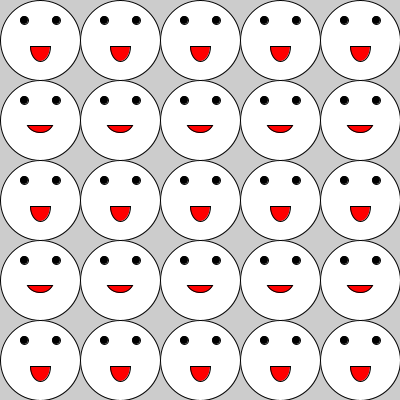
Frame 1 (no input)
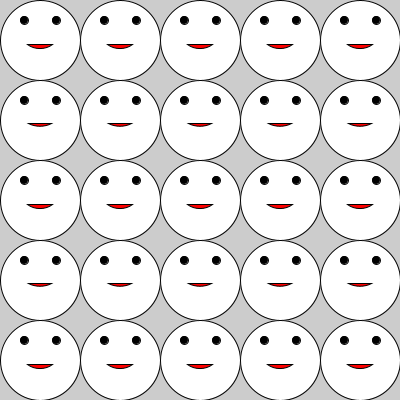
Frame 60 (the mouse pressed at the canvas centre just before this capture)
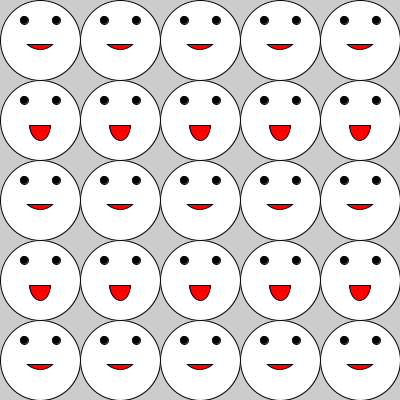
Frame 120 (the mouse held since frame 60 and released just before this capture)

The Processing sketch that drew these frames (run headless with seeded random() and noise(); from frame 60 on, the mouse is pressed at the canvas centre):

// Processing sketch: sk_func_25faces
// ── sk_func_25faces.pde
int iMouthDeg = 0;

void setup()
{
  size( 400, 400 );
  frameRate( 20 );
}
void draw()
{
  background( 204 );
  
  draw25Faces();
  
  update();
}

void draw25Faces()
{
  // 口の開き具合 0~1
  float fMouthOpenCos = ( 1 + cos( radians( iMouthDeg ) ) )/2.0;
  float fMouthOpenSin = ( 1 + sin( radians( iMouthDeg ) ) )/2.0;
  
  // 顔を並べて描画
  translate( 40, 40 );
  for( int iFace=0; iFace < 25; iFace++ )
  {
    int iColumn = iFace % 5;
    int iRow    = iFace / 5;
    float fMouthOpen = 0.0;
    
    // 口の開き具合(cos,sin)どちらの値を使うか
    if( iRow % 2 == 0 )
    {
      fMouthOpen = fMouthOpenCos;
    }
    else
    {
      fMouthOpen = fMouthOpenSin;
    }
    // 顔の描画
    drawFace( 80 * iColumn, 80 * iRow, fMouthOpen );
  }
}

// fMouthOpen：0~1
void drawFace( float fX, float fY, float fMouthOpen )
{
  pushMatrix();
  
  stroke( 0 );
  fill( 255 );
  circle( fX, fY, 80 );  // 輪郭
  
  fill( 0 );
  circle( fX - 16, fY - 20, 8 );// 目
  circle( fX + 16, fY - 20, 8 );
  
  //   位置調整のため，細かい数値が入っています．
  float fBeginDeg = 60 - 60 * fMouthOpen;
  float fEndDeg = 120 + 60 * fMouthOpen;
  float fMouthY = fY - 10 + 16 * fMouthOpen;
  float fMouthWidth = 40 - 20 * fMouthOpen;
  
  // 口の描画
  fill( 255, 0, 0 );
  arc( fX, fMouthY, fMouthWidth, 30, radians( fBeginDeg ), radians( fEndDeg ), CHORD );
  
  popMatrix();
}

void update()
{
  iMouthDeg += 4;
  if( iMouthDeg > 360 )
  {
    iMouthDeg-= 360;
  }
}
